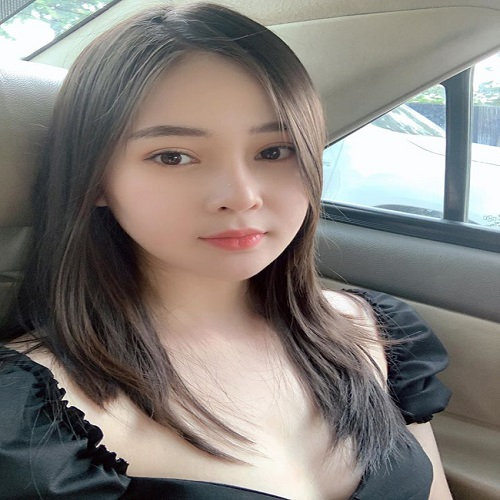
#> input picture chapter2/res/girl2.jpg, 500 x 500 px
$ python operatorinImages.py
#> lines starting #> are read from the running program, lines starting #| are printed output that depends on the picture
import cv2 as cv

image1 = cv.imread('res/girl2.jpg')
#> image1 is the input picture: shape (500, 500, 3); mean B, G, R 121.4, 126, 131.6
image2 = cv.imread('res/girl3.jpg')
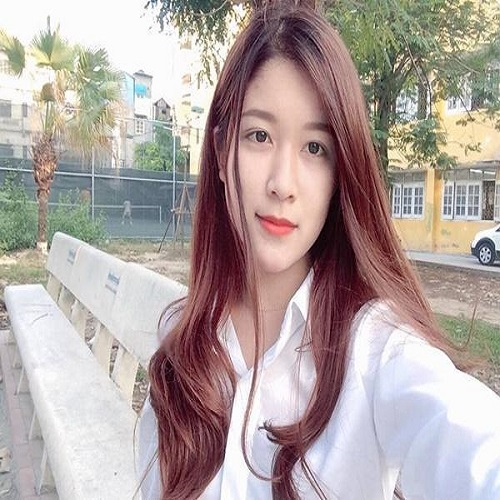
#> input picture chapter2/res/girl3.jpg, 500 x 500 px
#> image2 is the input picture: shape (500, 500, 3); mean B, G, R 160.9, 163.9, 176.9

imgAdd = cv.addWeighted(image1, 0.5, image2, 0.4, 0)
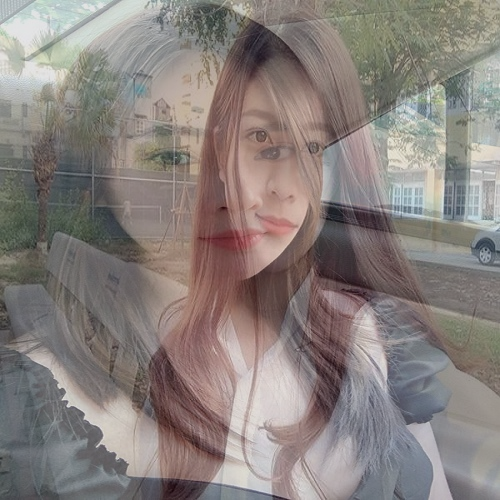
#> imgAdd: shape (500, 500, 3); mean B, G, R 125.1, 128.6, 136.6
cv.imshow("Add 2 Image", imgAdd)
k = cv.waitKey(0) & 0xFF
#> (key Esc is pressed here)
if k == 27:
    cv.destroyAllWindows()
elif k == ord("s"):
    cv.imwrite("imageadd.jpg", imgAdd)
    print("Save Image add")
    cv.destroyAllWindows()
